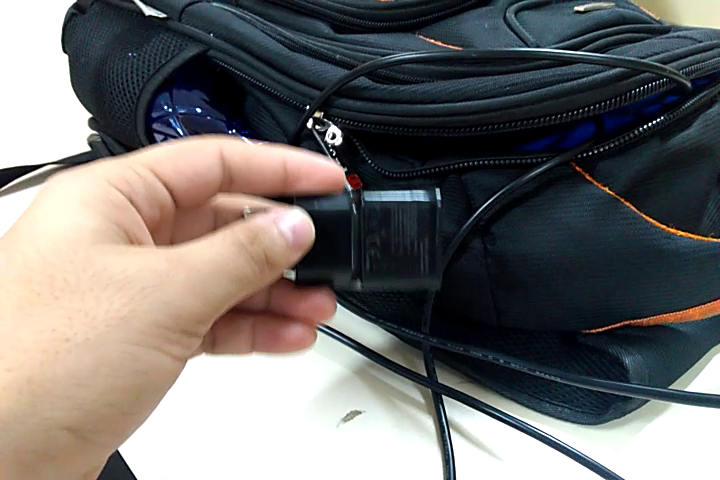
#> input picture frame 9 of teste/carregador.mp4, 720 x 480 px, given in place of livro.mp4, which was not available
$ python teste.py   (Python 2 division)   (older library calls are emulated)
#> lines starting #> are read from the running program, lines starting #| are printed output that depends on the picture; pictures that were not available may be replaced by others from this repository, and a replacement may not be noted
#!/usr/bin/env python3
import cv2
import sys
import numpy as np

minor_ver = 4
threshold=100

if __name__ == '__main__' :

    # Set up tracker.
    # Instead of MIL, you can also use

    tracker_types = ['BOOSTING', 'MIL','KCF', 'TLD', 'MEDIANFLOW', 'GOTURN', 'MOSSE', 'CSRT']
    tracker_type = tracker_types[2]

    if int(minor_ver) < 3:
        tracker = cv2.Tracker_create(tracker_type)
    else:
        if tracker_type == 'BOOSTING':
            tracker = cv2.TrackerBoosting_create()
        if tracker_type == 'MIL':
            tracker = cv2.TrackerMIL_create()
        if tracker_type == 'KCF':
            tracker = cv2.TrackerKCF_create()
        if tracker_type == 'TLD':
            tracker = cv2.TrackerTLD_create()
        if tracker_type == 'MEDIANFLOW':
            tracker = cv2.TrackerMedianFlow_create()
        if tracker_type == 'GOTURN':
            tracker = cv2.TrackerGOTURN_create()
        if tracker_type == 'MOSSE':
            tracker = cv2.TrackerMOSSE_create()
        if tracker_type == "CSRT":
            tracker = cv2.TrackerCSRT_create()

    # Read video
    video = cv2.VideoCapture("livro.mp4")

    # Exit if video not opened.
    if not video.isOpened():
        print ("Could not open video")
        sys.exit()

    # Read first frame.
    ok, frame = video.read()
#> frame is the input picture: shape (480, 720, 3); mean B, G, R 110.4, 112, 114.3

    frame = cv2.resize(frame, (640, 480))
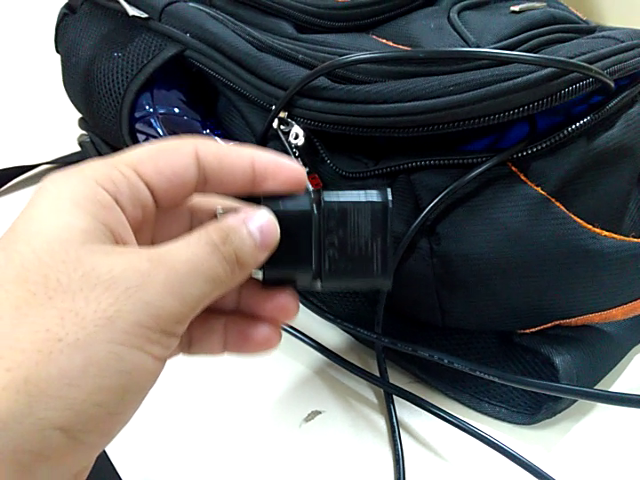
#> frame: shape (480, 640, 3); mean B, G, R 110.5, 112, 114.3
    height = len(frame)
#> height = 480
    width =len(frame[0])
#> width = 640

    if not ok:
        print ('Cannot read video file')
        sys.exit()

    # Define an initial bounding box
    bbox = (width/3 ,   height/3, (width/3), (height/3))
#> bbox = (213, 160, 213, 160)

    # Uncomment the line below to select a different bounding box
    #bbox = cv2.selectROI(frame, False)
    # Initialize tracker with first frame and bounding box
    ok = tracker.init(frame, bbox)

    while True:
        # Read a new frame
        frame0 = frame
        ok, frame = video.read()
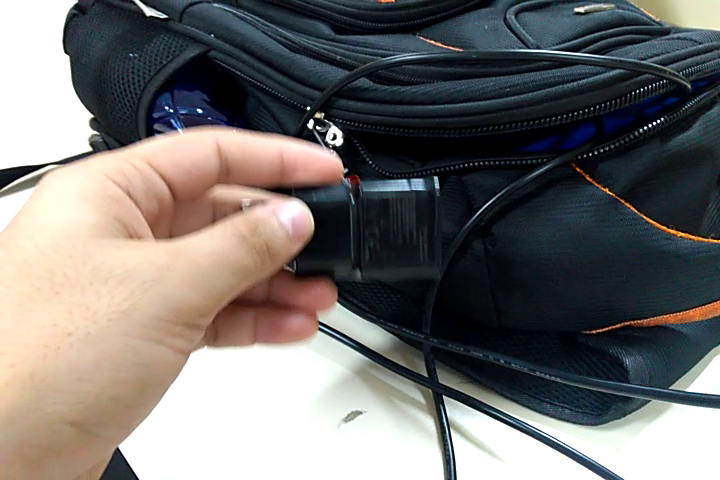
#> input picture frame 10 of teste/carregador.mp4, 720 x 480 px, given in place of livro.mp4, which was not available
#> frame is the input picture: shape (480, 720, 3); mean B, G, R 111.2, 113, 115.7
        frame = cv2.resize(frame, (640, 480))
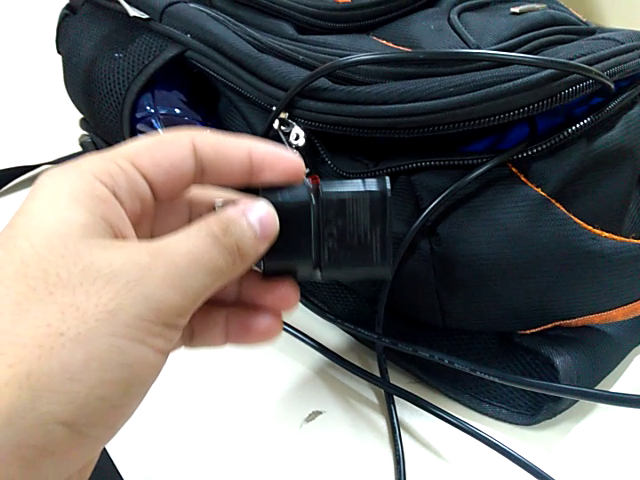
#> frame: shape (480, 640, 3); mean B, G, R 111.3, 113.1, 115.7
        if not ok:
            break

        #if cv2.Laplacian(frame, cv2.CV_64F).var() < 600:
        #    continue


        # Start timer
        timer = cv2.getTickCount()

        # Update tracker
        ok, bbox = tracker.update(frame)
#> ok = True

        # Calculate Frames per second (FPS)
        fps = cv2.getTickFrequency() / (cv2.getTickCount() - timer);

        # Draw bounding box
        if ok:
            # Tracking success
            p1 = (int(bbox[0]), int(bbox[1]))
#> p1 = (213, 160)
            p2 = (int(bbox[0] + bbox[2]), int(bbox[1] + bbox[3]))
#> p2 = (426, 320)
            cv2.rectangle(frame, p1, p2, (255,0,0), 2, 1)
        else :
            # Tracking failure
            cv2.putText(frame, "Tracking failure detected", (100,80), cv2.FONT_HERSHEY_SIMPLEX, 0.75,(0,0,255),2)
            cv2.imwrite("saiu.jpg", frame)
            #break

        # Display tracker type on frame
        cv2.putText(frame, tracker_type + " Tracker", (100,20), cv2.FONT_HERSHEY_SIMPLEX, 0.75, (50,170,50),2);

        # Display FPS on frame
        cv2.putText(frame, "FPS : " + str(int(fps)), (100,50), cv2.FONT_HERSHEY_SIMPLEX, 0.75, (50,170,50), 2);
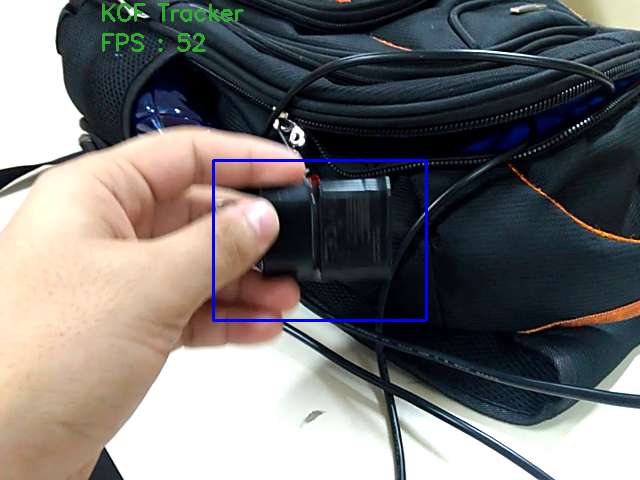
#> frame: shape (480, 640, 3); mean B, G, R 112.5, 113, 115

        # Display result
        cv2.imshow("Tracking", frame)

        # Exit if ESC pressed
        k = cv2.waitKey(1) & 0xff
#> (key Esc is pressed here)
        if k == 27 : break

$ run again, starting later in the video
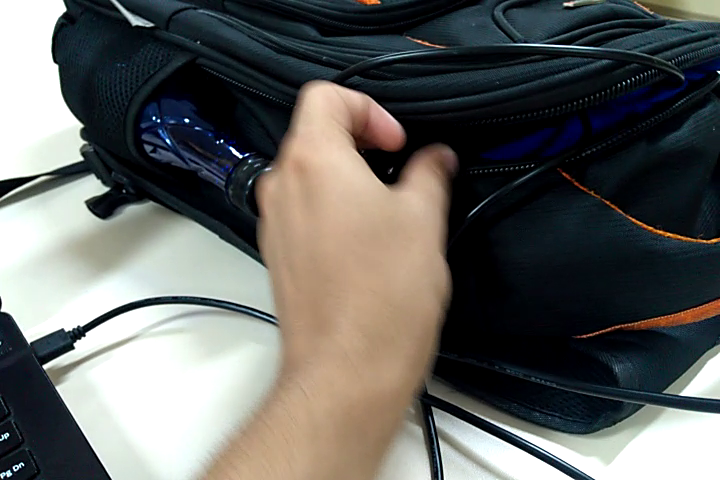
#> input picture frame 43 of teste/carregador.mp4, 720 x 480 px, given in place of livro.mp4, which was not available
#> frame is the input picture: shape (480, 720, 3); mean B, G, R 96.3, 99.2, 98.8
#> height = 480
#> width = 640
#> bbox = (213, 160, 213, 160)
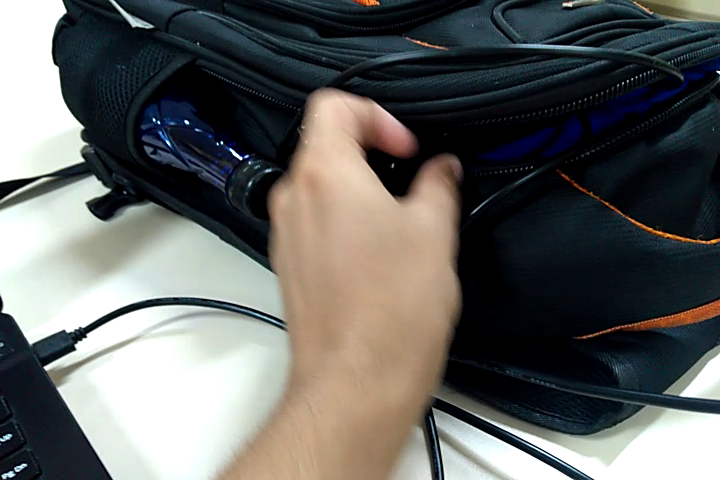
#> input picture frame 44 of teste/carregador.mp4, 720 x 480 px, given in place of livro.mp4, which was not available
#> frame is the input picture: shape (480, 720, 3); mean B, G, R 96.9, 99.5, 98.8
#> ok = True
#> p1 = (213, 160)
#> p2 = (426, 320)
#> `cv2.putText(frame, "FPS : " + str(int(fps)), (100,50), cv2.FONT_HERSHE..`:
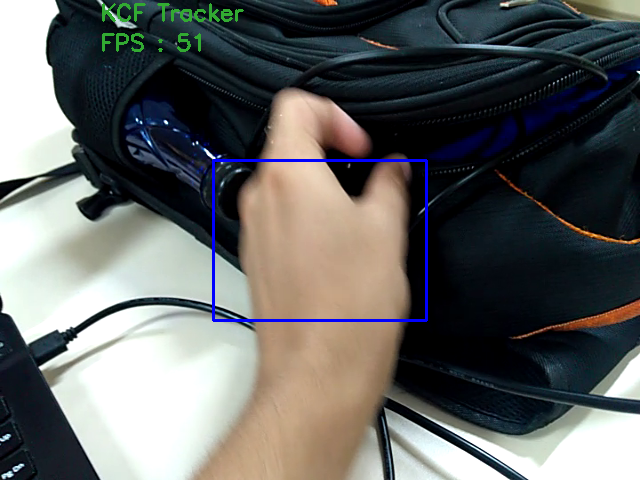
#> frame: shape (480, 640, 3); mean B, G, R 98.2, 99.5, 98.3

$ run again, starting later in the video
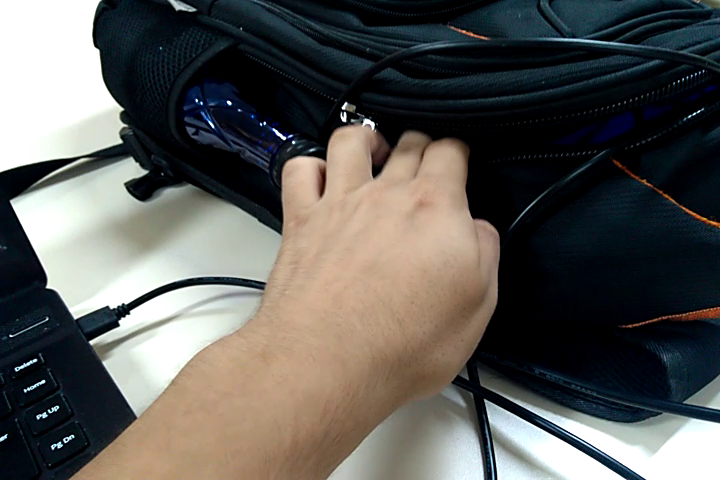
#> input picture frame 77 of teste/carregador.mp4, 720 x 480 px, given in place of livro.mp4, which was not available
#> frame is the input picture: shape (480, 720, 3); mean B, G, R 87.2, 90.8, 91.9
#> height = 480
#> width = 640
#> bbox = (213, 160, 213, 160)
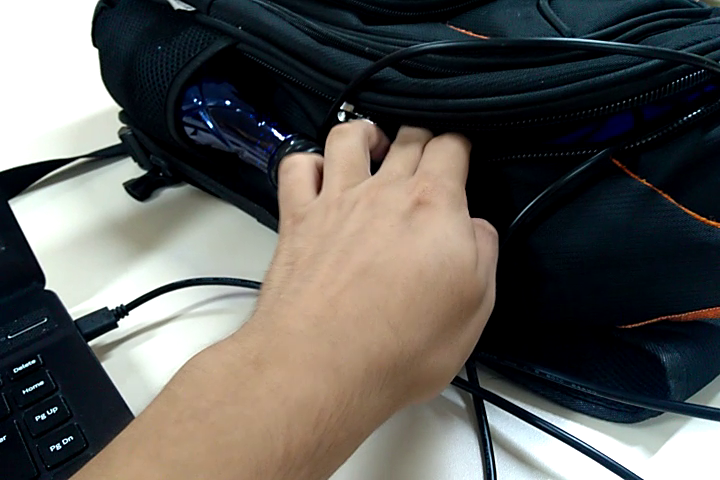
#> input picture frame 78 of teste/carregador.mp4, 720 x 480 px, given in place of livro.mp4, which was not available
#> frame is the input picture: shape (480, 720, 3); mean B, G, R 87.7, 91.3, 92.7
#> ok = True
#> p1 = (213, 160)
#> p2 = (426, 320)
#> `cv2.putText(frame, "FPS : " + str(int(fps)), (100,50), cv2.FONT_HERSHE..`:
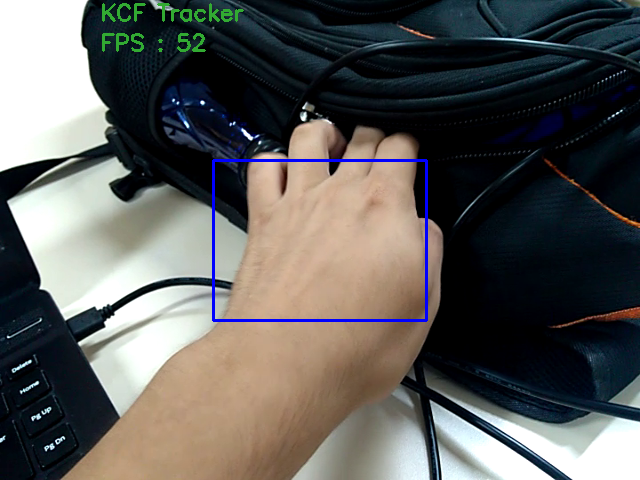
#> frame: shape (480, 640, 3); mean B, G, R 88.9, 91.1, 91.9
